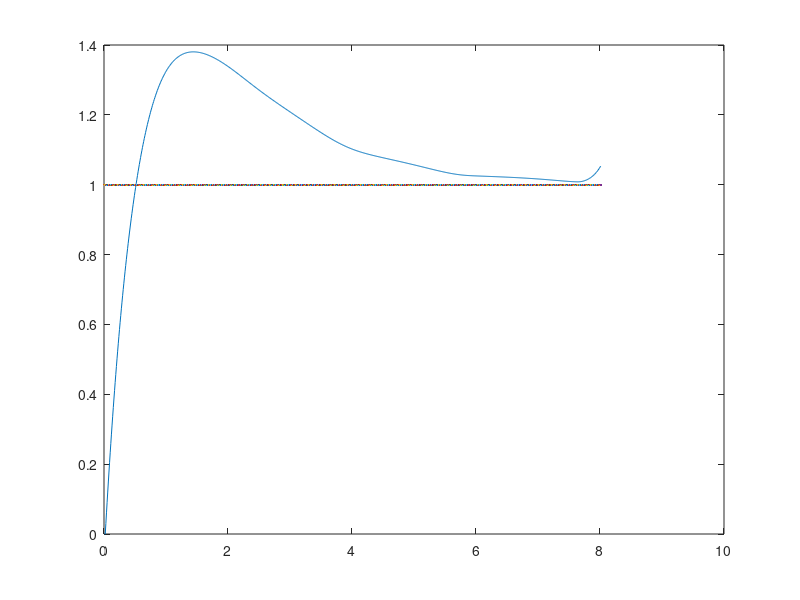
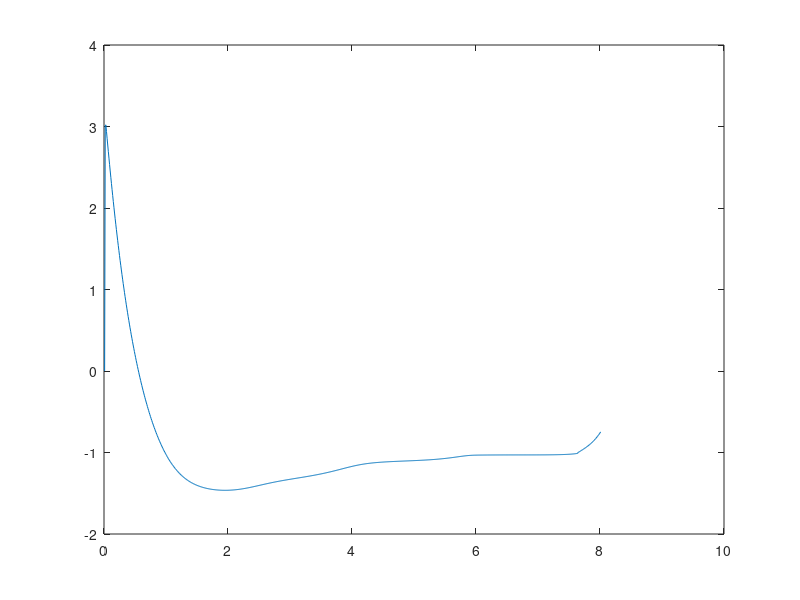

Reproduce these figures in MATLAB, in order.
% Federal University of Rio Grande do Norte
% Title: Pole Placement Control
% Author: Danilo Pena
% Description: Pole placement control with a first order plant

clear
close all
clc

h = 0.01; 
t = 0:h:8; 
n = max(size(t)); 

%% Initialization

dy_o = zeros(1,n-1);
y_o = zeros(1,n-1);
e_o = zeros(1,n-1);
u_o = zeros(1,n-1);

% Variables
r = 1;
y = 0; 
y_ch = 0;
e = 0;
de = 0;
b = 1;
a = -1;
am = 1;
a_ch = -1;
b_ch = 1;
u = 0;
gama1 = 5;
gama2 = 5;

% Controller parameter
% Characteristic Polynomial: A(s)=(s+1)^2

%% Loop

for  k=1:n
    if b_ch==0
        b_ch = 0.1;
    end

    % Plant  =>  b/(s+a)
    dy = -a*y + b*u;
    dy_o(k) = dy;
    
    y = dy*h + y;
    y_o(k) = y;
    
    % Control Law
    p1 = (2-a_ch)/b_ch;
    p0 = 1/b_ch;
    
    du = p1*de + p0*e;
    u = du*h + u;
    u_o(k) = u;
    
    % Error
    e = r - y;
    e_o(k) = e;  
    
    if (k>1)
        de = (e-e_o(k-1))/h;
    else
        de = (e-0)/h;     
    end
    de_o(k) = de;
    
    % Estimation
    dy_ch = -a_ch*y_ch + b_ch*u;
    dy_ch_o(k) = dy_ch;
    
    y_ch = dy_ch*h + y_ch;
    y_ch_o(k) = y_ch;
    
    % Estimation error
    e0 = y - y_ch;
    
    % Adaptive Law
    da_ch = - gama1*e0*y;
    a_ch = da_ch*h + a_ch;
    
    db_ch = gama2*e0*u;
    b_ch = db_ch*h + b_ch;
    
    t_o(k) = k*h;
end

%% Plots

figure (1)
plot(t_o,y_o,t_o,r)
figure (2)
plot(t_o,u_o)
%figure (3)
%plot(t_o,eo_o)